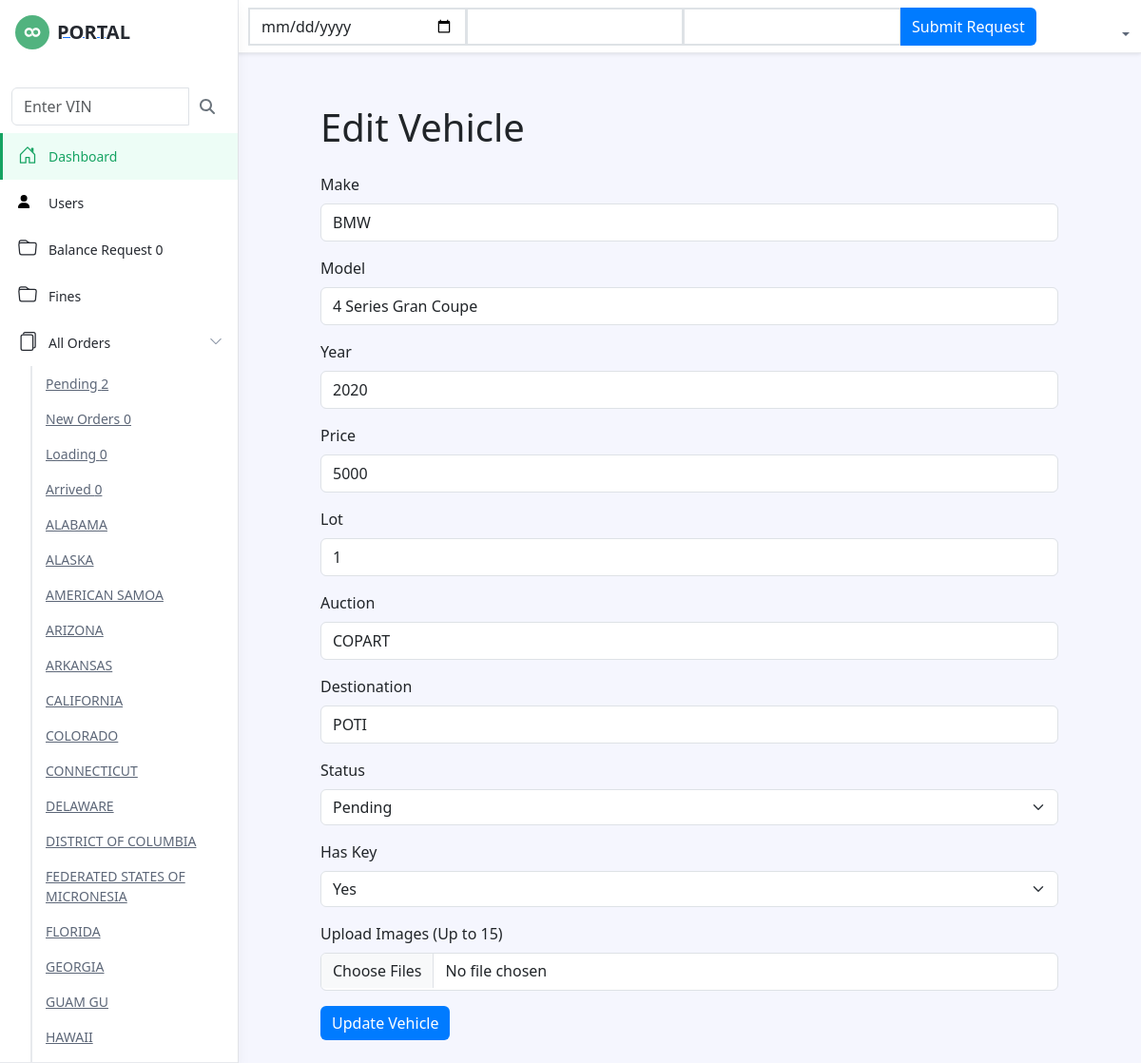
/pages/edit-vehicle.php?id=1 (signed in), run on the app's committed database.
### tables this page shows
CREATE TABLE `vehicles` (
  `id` int(11) NOT NULL,
  `make` varchar(50) NOT NULL,
  `model` varchar(50) NOT NULL,
  `auction` varchar(50) NOT NULL,
  `branch` varchar(80) NOT NULL,
  `dest` text NOT NULL,
  `vin` varchar(80) NOT NULL,
  `year` int(11) NOT NULL,
  `lot` int(11) NOT NULL,
  `price` int(20) NOT NULL,
  `dt` date NOT NULL,
  `buyer_id` int(11) NOT NULL,
  `consigne_id` int(11) NOT NULL,
  `user_id` int(11) NOT NULL,
  `status` text NOT NULL,
  `image_paths` varchar(500) DEFAULT NULL,
  `debt` int(11) DEFAULT '0',
  `booking_id` int(20) NOT NULL,
  `container_id` int(200) NOT NULL,
  `personal_id` varchar(50) NOT NULL,
  `first_name` text NOT NULL,
  `last_name` text NOT NULL,
  `has_key` text
);

### pages/edit-vehicle.php (the view, shortened to what this page needs)
<?php
include "../db_conn.php";
$vehicleId = isset($_GET['id']) ? intval($_GET['id']) : 0;
$query = "SELECT * FROM vehicles WHERE id = ?";
$stmt = $conn->prepare($query);
$stmt->bind_param("i", $vehicleId);
$stmt->execute();
$result = $stmt->get_result();
$vehicle = $result->fetch_assoc();
if (isset($_SESSION["username"]) && isset($_SESSION["id"])) { ?>
<!DOCTYPE html>
<html>
<head>
    <link id="theme-style" rel="stylesheet" href="assets/css/portal.css">
     <link href="https://stackpath.bootstrapcdn.com/bootstrap/5.3.0/css/bootstrap.min.css" rel="stylesheet">
</head>
<body class="app">
    <header class="app-header fixed-top">
        <div class="app-header-inner">
	        <div class="container-fluid py-2">
		        <div class="app-header-content">
		            <div class="row justify-content-between align-items-center">
				    <div class="col-auto">
                        <?php include "../add_balance.php";?>
				    </div>
		            <div class="app-utilities col-auto">
                    <?php
                   include "../balance.php";
                   ?>
		            </div>
		        </div>
	            </div>
	        </div>
        </div>
        <div id="app-sidepanel" class="app-sidepanel">
	        <div class="sidepanel-inner d-flex flex-column">
		        <div class="app-branding">
		            <a class="app-logo" href="index.html"><img class="logo-icon me-2" src="assets/images/app-logo.svg" alt="logo"><span class="logo-text">PORTAL</span></a>
		        </div>
			    <?php include "../sidebar.php"; ?>
	        </div>
	    </div>
    </header>
    <div class="app-wrapper">
	    <div class="app-content pt-3 p-md-3 p-lg-4">
            <div class="container">
        <h1 class="mb-4">Edit Vehicle</h1>
        <form action="update-vehicle.php" method="post" enctype="multipart/form-data">
            <div class="mb-3">
                <label for="make" class="form-label">Make</label>
                <input type="text" class="form-control" id="make" name="make" value="<?= htmlspecialchars($vehicle['make']) ?>" required>
            </div>
            <div class="mb-3">
                <label for="model" class="form-label">Model</label>
                <input type="text" class="form-control" id="model" name="model" value="<?= htmlspecialchars($vehicle['model']) ?>" required>
            </div>
            <div class="mb-3">
                <label for="year" class="form-label">Year</label>
                <input type="number" class="form-control" id="year" name="year" value="<?= htmlspecialchars($vehicle['year']) ?>" required>
            </div>
            <div class="mb-3">
                <label for="price" class="form-label">Price</label>
                <input type="number" class="form-control" id="price" name="price" value="<?= htmlspecialchars($vehicle['price']) ?>" step="0.01" required>
            </div>
             <div class="mb-3">
                <label for="lot" class="form-label">Lot</label>
                <input type="number" class="form-control" id="lot" name="lot" value="<?= htmlspecialchars($vehicle['lot']) ?>" step="0.01" required>
            </div>
             <div class="mb-3">
                <label for="auction" class="form-label">Auction</label>
                <input type="text" class="form-control" id="auction" name="auction" value="<?= htmlspecialchars($vehicle['auction']) ?>" step="0.01" required>
            </div>
            <div class="mb-3">
                <label for="dest" class="form-label">Destionation</label>
                <input type="text" class="form-control" id="dest" name="dest" value="<?= htmlspecialchars($vehicle['dest']) ?>" step="0.01" required>
            </div>
            <div class="mb-3">
                <label for="status" class="form-label">Status</label>
                <select class="form-select" id="status" name="status">
                    <option value="Pending" <?= $vehicle['status'] == 'Pending' ? 'selected' : '' ?>>Pending</option>
                </select>
            </div>
            <div class="mb-3">
                <label for="has_key" class="form-label">Has Key</label>
                <select class="form-select" id="has_key" name="has_key">
                    <option value="Yes" <?= $vehicle['has_key'] == 'Yes' ? 'selected' : '' ?>>Yes</option>
                </select>
            </div>
            <div class="mb-3">
                <label for="images" class="form-label">Upload Images (Up to 15)</label>
                <input type="file" class="form-control" id="images" name="images[]" multiple accept="image/*">
            </div>
            <button type="submit" class="btn btn-primary">Update Vehicle</button>
        </form>
    </div>
        </div>
    </div>
</body>
</html>
<?php } else {header("Location: ../index.php");} ?>

### pages/edit-vehicle.php (style rules this page uses)
.container { max-width: 800px; margin-top: 30px; }
.form-label { font-weight: 500; }
.btn-primary { background-color: #007bff; border: none; }

### data on the page
vehicles: make "BMW", model "4 Series Gran Coupe", year "2020", price "5000", lot "1", auction "COPART", dest "POTI", status "Pending", has_key "Yes"

### other printed values
$row[0] "0"
$row[0] "2 0 0 0"
$value "ALABAMA"
$value "ALASKA"
$value "AMERICAN SAMOA"
$value "ARIZONA"
$value "ARKANSAS"
$value "CALIFORNIA"
$value "COLORADO"
$value "CONNECTICUT"
$value "DELAWARE"
$value "DISTRICT OF COLUMBIA"
$value "FEDERATED STATES OF MICRONESIA"
$value "FLORIDA"
$value "GEORGIA"
